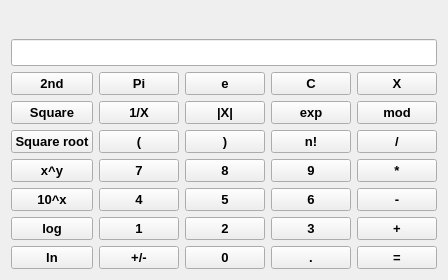
      <widget class="QWidget" name="Scientefic_page">
       <layout class="QVBoxLayout" name="verticalLayout_24">
        <item>
         <layout class="QVBoxLayout" name="verticalLayout_23" stretch="1,3">
          <item>
           <layout class="QVBoxLayout" name="verticalLayout_9" stretch="1,2">
            <item>
             <widget class="QLabel" name="title_2">
              <property name="font">
               <font>
                <family>Arial</family>
                <pointsize>14</pointsize>
                <weight>75</weight>
                <bold>true</bold>
               </font>
              </property>
              <property name="text">
               <string/>
              </property>
             </widget>
            </item>
            <item>
             <widget class="QLineEdit" name="lineEdit_4">
              <property name="sizePolicy">
               <sizepolicy hsizetype="Preferred" vsizetype="Preferred">
                <horstretch>0</horstretch>
                <verstretch>0</verstretch>
               </sizepolicy>
              </property>
              <property name="font">
               <font>
                <family>Arial</family>
                <pointsize>12</pointsize>
                <weight>75</weight>
                <bold>true</bold>
               </font>
              </property>
              <property name="layoutDirection">
               <enum>Qt::RightToLeft</enum>
              </property>
             </widget>
            </item>
           </layout>
          </item>
          <item>
           <layout class="QGridLayout" name="gridLayout_7">
            <item row="0" column="0">
             <widget class="QPushButton" name="pushButton_262">
              <property name="sizePolicy">
               <sizepolicy hsizetype="Preferred" vsizetype="Preferred">
                <horstretch>0</horstretch>
                <verstretch>0</verstretch>
               </sizepolicy>
              </property>
              <property name="font">
               <font>
                <family>Arial</family>
                <pointsize>10</pointsize>
                <weight>75</weight>
                <bold>true</bold>
               </font>
              </property>
              <property name="text">
               <string>2nd</string>
              </property>
             </widget>
            </item>
            <item row="0" column="1" colspan="3">
             <widget class="QPushButton" name="pushButton_259">
              <property name="sizePolicy">
               <sizepolicy hsizetype="Preferred" vsizetype="Preferred">
                <horstretch>0</horstretch>
                <verstretch>0</verstretch>
               </sizepolicy>
              </property>
              <property name="font">
               <font>
                <family>Arial</family>
                <pointsize>10</pointsize>
                <weight>75</weight>
                <bold>true</bold>
               </font>
              </property>
              <property name="text">
               <string>Pi</string>
              </property>
             </widget>
            </item>
            <item row="0" column="4" colspan="2">
             <widget class="QPushButton" name="pushButton_263">
              <property name="sizePolicy">
               <sizepolicy hsizetype="Preferred" vsizetype="Preferred">
                <horstretch>0</horstretch>
                <verstretch>0</verstretch>
               </sizepolicy>
              </property>
              <property name="font">
               <font>
                <family>Arial</family>
                <pointsize>10</pointsize>
                <weight>75</weight>
                <bold>true</bold>
               </font>
              </property>
              <property name="text">
               <string>e</string>
              </property>
             </widget>
            </item>
            <item row="0" column="6" colspan="2">
             <widget class="QPushButton" name="pushButton_261">
              <property name="sizePolicy">
               <sizepolicy hsizetype="Preferred" vsizetype="Preferred">
                <horstretch>0</horstretch>
                <verstretch>0</verstretch>
               </sizepolicy>
              </property>
              <property name="font">
               <font>
                <family>Arial</family>
                <pointsize>10</pointsize>
                <weight>75</weight>
                <bold>true</bold>
               </font>
              </property>
              <property name="text">
               <string>C</string>
              </property>
             </widget>
            </item>
            <item row="0" column="8">
             <widget class="QPushButton" name="pushButton_260">
              <property name="sizePolicy">
               <sizepolicy hsizetype="Preferred" vsizetype="Preferred">
                <horstretch>0</horstretch>
                <verstretch>0</verstretch>
               </sizepolicy>
              </property>
              <property name="font">
               <font>
                <family>Arial</family>
                <pointsize>10</pointsize>
                <weight>75</weight>
                <bold>true</bold>
               </font>
              </property>
              <property name="text">
               <string>X</string>
              </property>
              <property name="icon">
               <iconset theme="Cancel">
                <normaloff>.</normaloff>.</iconset>
              </property>
              <property name="shortcut">
               <string>Return</string>
              </property>
             </widget>
            </item>
            <item row="1" column="0">
             <widget class="QPushButton" name="pushButton_97">
              <property name="sizePolicy">
               <sizepolicy hsizetype="Preferred" vsizetype="Preferred">
                <horstretch>0</horstretch>
                <verstretch>0</verstretch>
               </sizepolicy>
              </property>
              <property name="font">
               <font>
                <family>Arial</family>
                <pointsize>10</pointsize>
                <weight>75</weight>
                <bold>true</bold>
               </font>
              </property>
              <property name="text">
               <string>Square</string>
              </property>
             </widget>
            </item>
            <item row="1" column="1" colspan="3">
             <widget class="QPushButton" name="pushButton_73">
              <property name="sizePolicy">
               <sizepolicy hsizetype="Preferred" vsizetype="Preferred">
                <horstretch>0</horstretch>
                <verstretch>0</verstretch>
               </sizepolicy>
              </property>
              <property name="font">
               <font>
                <family>Arial</family>
                <pointsize>10</pointsize>
                <weight>75</weight>
                <bold>true</bold>
               </font>
              </property>
              <property name="text">
               <string>1/X</string>
              </property>
             </widget>
            </item>
            <item row="1" column="4" colspan="2">
             <widget class="QPushButton" name="pushButton_74">
              <property name="sizePolicy">
               <sizepolicy hsizetype="Preferred" vsizetype="Preferred">
                <horstretch>0</horstretch>
                <verstretch>0</verstretch>
               </sizepolicy>
              </property>
              <property name="font">
               <font>
                <family>Arial</family>
                <pointsize>10</pointsize>
                <weight>75</weight>
                <bold>true</bold>
               </font>
              </property>
              <property name="text">
               <string>|X|</string>
              </property>
             </widget>
            </item>
            <item row="1" column="6" colspan="2">
             <widget class="QPushButton" name="pushButton_75">
              <property name="sizePolicy">
               <sizepolicy hsizetype="Preferred" vsizetype="Preferred">
                <horstretch>0</horstretch>
                <verstretch>0</verstretch>
               </sizepolicy>
              </property>
              <property name="font">
               <font>
                <family>Arial</family>
                <pointsize>10</pointsize>
                <weight>75</weight>
                <bold>true</bold>
               </font>
              </property>
              <property name="text">
               <string>exp</string>
              </property>
             </widget>
            </item>
            <item row="1" column="8">
             <widget class="QPushButton" name="pushButton_76">
              <property name="sizePolicy">
               <sizepolicy hsizetype="Preferred" vsizetype="Preferred">
                <horstretch>0</horstretch>
                <verstretch>0</verstretch>
               </sizepolicy>
              </property>
              <property name="font">
               <font>
                <family>Arial</family>
                <pointsize>10</pointsize>
                <weight>75</weight>
                <bold>true</bold>
               </font>
              </property>
              <property name="text">
               <string>mod</string>
              </property>
              <property name="icon">
               <iconset theme="Cancel">
                <normaloff>.</normaloff>.</iconset>
              </property>
              <property name="shortcut">
               <string>Return</string>
              </property>
             </widget>
            </item>
            <item row="2" column="0">
             <widget class="QPushButton" name="pushButton_99">
              <property name="sizePolicy">
               <sizepolicy hsizetype="Preferred" vsizetype="Preferred">
                <horstretch>0</horstretch>
                <verstretch>0</verstretch>
               </sizepolicy>
              </property>
              <property name="font">
               <font>
                <family>Arial</family>
                <pointsize>10</pointsize>
                <weight>75</weight>
                <bold>true</bold>
               </font>
              </property>
              <property name="text">
               <string>Square root</string>
              </property>
             </widget>
            </item>
            <item row="2" column="1" colspan="3">
             <widget class="QPushButton" name="pushButton_77">
              <property name="sizePolicy">
               <sizepolicy hsizetype="Preferred" vsizetype="Preferred">
                <horstretch>0</horstretch>
                <verstretch>0</verstretch>
               </sizepolicy>
              </property>
              <property name="font">
               <font>
                <family>Arial</family>
                <pointsize>10</pointsize>
                <weight>75</weight>
                <bold>true</bold>
               </font>
              </property>
              <property name="text">
               <string>(</string>
              </property>
             </widget>
            </item>
            <item row="2" column="4" colspan="2">
             <widget class="QPushButton" name="pushButton_78">
              <property name="sizePolicy">
               <sizepolicy hsizetype="Preferred" vsizetype="Preferred">
                <horstretch>0</horstretch>
                <verstretch>0</verstretch>
               </sizepolicy>
              </property>
              <property name="font">
               <font>
                <family>Arial</family>
                <pointsize>10</pointsize>
                <weight>75</weight>
                <bold>true</bold>
               </font>
              </property>
              <property name="text">
               <string>)</string>
              </property>
             </widget>
            </item>
            <item row="2" column="6" colspan="2">
             <widget class="QPushButton" name="pushButton_79">
              <property name="sizePolicy">
               <sizepolicy hsizetype="Preferred" vsizetype="Preferred">
                <horstretch>0</horstretch>
                <verstretch>0</verstretch>
               </sizepolicy>
              </property>
              <property name="font">
               <font>
                <family>Arial</family>
                <pointsize>10</pointsize>
                <weight>75</weight>
                <bold>true</bold>
               </font>
              </property>
              <property name="text">
               <string>n!</string>
              </property>
             </widget>
            </item>
            <item row="2" column="8">
             <widget class="QPushButton" name="pushButton_80">
              <property name="sizePolicy">
               <sizepolicy hsizetype="Preferred" vsizetype="Preferred">
                <horstretch>0</horstretch>
                <verstretch>0</verstretch>
               </sizepolicy>
              </property>
              <property name="font">
               <font>
                <family>Arial</family>
                <pointsize>10</pointsize>
                <weight>75</weight>
                <bold>true</bold>
               </font>
              </property>
              <property name="text">
               <string>/</string>
              </property>
             </widget>
            </item>
            <item row="3" column="4" colspan="2">
             <widget class="QPushButton" name="pushButton_82">
              <property name="sizePolicy">
               <sizepolicy hsizetype="Preferred" vsizetype="Preferred">
                <horstretch>0</horstretch>
                <verstretch>0</verstretch>
               </sizepolicy>
              </property>
              <property name="font">
               <font>
                <family>Arial</family>
                <pointsize>10</pointsize>
                <weight>75</weight>
                <bold>true</bold>
               </font>
              </property>
              <property name="text">
               <string>8</string>
              </property>
             </widget>
            </item>
            <item row="3" column="8">
             <widget class="QPushButton" name="pushButton_84">
              <property name="sizePolicy">
               <sizepolicy hsizetype="Preferred" vsizetype="Preferred">
                <horstretch>0</horstretch>
                <verstretch>0</verstretch>
               </sizepolicy>
              </property>
              <property name="font">
               <font>
                <family>Arial</family>
                <pointsize>10</pointsize>
                <weight>75</weight>
                <bold>true</bold>
               </font>
              </property>
              <property name="text">
               <string>*</string>
              </property>
             </widget>
            </item>
            <item row="4" column="0">
             <widget class="QPushButton" name="pushButton_100">
              <property name="sizePolicy">
               <sizepolicy hsizetype="Preferred" vsizetype="Preferred">
                <horstretch>0</horstretch>
                <verstretch>0</verstretch>
               </sizepolicy>
              </property>
              <property name="font">
               <font>
                <family>Arial</family>
                <pointsize>10</pointsize>
                <weight>75</weight>
                <bold>true</bold>
               </font>
              </property>
              <property name="text">
               <string>10^x</string>
              </property>
             </widget>
            </item>
            <item row="4" column="1" colspan="3">
             <widget class="QPushButton" name="pushButton_85">
              <property name="sizePolicy">
               <sizepolicy hsizetype="Preferred" vsizetype="Preferred">
                <horstretch>0</horstretch>
                <verstretch>0</verstretch>
               </sizepolicy>
              </property>
              <property name="font">
               <font>
                <family>Arial</family>
                <pointsize>10</pointsize>
                <weight>75</weight>
                <bold>true</bold>
               </font>
              </property>
              <property name="text">
               <string>4</string>
              </property>
             </widget>
            </item>
            <item row="4" column="4" colspan="2">
             <widget class="QPushButton" name="pushButton_86">
              <property name="sizePolicy">
               <sizepolicy hsizetype="Preferred" vsizetype="Preferred">
                <horstretch>0</horstretch>
                <verstretch>0</verstretch>
               </sizepolicy>
              </property>
              <property name="font">
               <font>
                <family>Arial</family>
                <pointsize>10</pointsize>
                <weight>75</weight>
                <bold>true</bold>
               </font>
              </property>
              <property name="text">
               <string>5</string>
              </property>
             </widget>
            </item>
            <item row="4" column="6" colspan="2">
             <widget class="QPushButton" name="pushButton_87">
              <property name="sizePolicy">
               <sizepolicy hsizetype="Preferred" vsizetype="Preferred">
                <horstretch>0</horstretch>
                <verstretch>0</verstretch>
               </sizepolicy>
              </property>
              <property name="font">
               <font>
                <family>Arial</family>
                <pointsize>10</pointsize>
                <weight>75</weight>
                <bold>true</bold>
               </font>
              </property>
              <property name="text">
               <string>6</string>
              </property>
             </widget>
            </item>
            <item row="4" column="8">
             <widget class="QPushButton" name="pushButton_88">
              <property name="sizePolicy">
               <sizepolicy hsizetype="Preferred" vsizetype="Preferred">
                <horstretch>0</horstretch>
                <verstretch>0</verstretch>
               </sizepolicy>
              </property>
              <property name="font">
               <font>
                <family>Arial</family>
                <pointsize>10</pointsize>
                <weight>75</weight>
                <bold>true</bold>
               </font>
              </property>
              <property name="text">
               <string>-</string>
              </property>
             </widget>
            </item>
            <item row="5" column="0">
             <widget class="QPushButton" name="pushButton_101">
              <property name="sizePolicy">
               <sizepolicy hsizetype="Preferred" vsizetype="Preferred">
                <horstretch>0</horstretch>
                <verstretch>0</verstretch>
               </sizepolicy>
              </property>
              <property name="font">
               <font>
                <family>Arial</family>
                <pointsize>10</pointsize>
                <weight>75</weight>
                <bold>true</bold>
               </font>
              </property>
              <property name="text">
               <string>log</string>
              </property>
             </widget>
            </item>
            <item row="5" column="1" colspan="3">
             <widget class="QPushButton" name="pushButton_89">
              <property name="sizePolicy">
               <sizepolicy hsizetype="Preferred" vsizetype="Preferred">
                <horstretch>0</horstretch>
                <verstretch>0</verstretch>
               </sizepolicy>
              </property>
              <property name="font">
               <font>
                <family>Arial</family>
                <pointsize>10</pointsize>
                <weight>75</weight>
                <bold>true</bold>
               </font>
              </property>
              <property name="text">
               <string>1</string>
              </property>
             </widget>
            </item>
            <item row="5" column="4" colspan="2">
             <widget class="QPushButton" name="pushButton_90">
              <property name="sizePolicy">
               <sizepolicy hsizetype="Preferred" vsizetype="Preferred">
                <horstretch>0</horstretch>
                <verstretch>0</verstretch>
               </sizepolicy>
              </property>
              <property name="font">
               <font>
                <family>Arial</family>
                <pointsize>10</pointsize>
                <weight>75</weight>
                <bold>true</bold>
               </font>
              </property>
              <property name="text">
               <string>2</string>
              </property>
             </widget>
            </item>
            <item row="5" column="6" colspan="2">
             <widget class="QPushButton" name="pushButton_91">
              <property name="sizePolicy">
               <sizepolicy hsizetype="Preferred" vsizetype="Preferred">
                <horstretch>0</horstretch>
                <verstretch>0</verstretch>
               </sizepolicy>
              </property>
              <property name="font">
               <font>
                <family>Arial</family>
                <pointsize>10</pointsize>
                <weight>75</weight>
                <bold>true</bold>
               </font>
              </property>
              <property name="text">
               <string>3</string>
              </property>
             </widget>
            </item>
            <item row="5" column="8">
             <widget class="QPushButton" name="pushButton_92">
              <property name="sizePolicy">
               <sizepolicy hsizetype="Preferred" vsizetype="Preferred">
                <horstretch>0</horstretch>
                <verstretch>0</verstretch>
               </sizepolicy>
              </property>
              <property name="font">
               <font>
                <family>Arial</family>
                <pointsize>10</pointsize>
                <weight>75</weight>
                <bold>true</bold>
               </font>
              </property>
              <property name="text">
               <string>+</string>
              </property>
             </widget>
            </item>
            <item row="6" column="8">
             <widget class="QPushButton" name="pushButton_96">
              <property name="sizePolicy">
               <sizepolicy hsizetype="Preferred" vsizetype="Preferred">
                <horstretch>0</horstretch>
                <verstretch>0</verstretch>
               </sizepolicy>
              </property>
              <property name="font">
               <font>
                <family>Arial</family>
                <pointsize>10</pointsize>
                <weight>75</weight>
                <bold>true</bold>
               </font>
              </property>
              <property name="text">
               <string>=</string>
              </property>
              <property name="icon">
               <iconset theme="cancel">
                <normaloff>.</normaloff>.</iconset>
              </property>
             </widget>
            </item>
            <item row="3" column="0">
             <widget class="QPushButton" name="pushButton_98">
              <property name="sizePolicy">
               <sizepolicy hsizetype="Preferred" vsizetype="Preferred">
                <horstretch>0</horstretch>
                <verstretch>0</verstretch>
               </sizepolicy>
              </property>
              <property name="font">
               <font>
                <family>Arial</family>
                <pointsize>10</pointsize>
                <weight>75</weight>
                <bold>true</bold>
               </font>
              </property>
              <property name="text">
               <string>x^y</string>
              </property>
             </widget>
            </item>
            <item row="3" column="1" colspan="3">
             <widget class="QPushButton" name="pushButton_81">
              <property name="sizePolicy">
               <sizepolicy hsizetype="Preferred" vsizetype="Preferred">
                <horstretch>0</horstretch>
                <verstretch>0</verstretch>
               </sizepolicy>
              </property>
              <property name="font">
               <font>
                <family>Arial</family>
                <pointsize>10</pointsize>
                <weight>75</weight>
                <bold>true</bold>
               </font>
              </property>
              <property name="text">
               <string>7</string>
              </property>
             </widget>
            </item>
            <item row="3" column="6" colspan="2">
             <widget class="QPushButton" name="pushButton_83">
              <property name="sizePolicy">
               <sizepolicy hsizetype="Preferred" vsizetype="Preferred">
                <horstretch>0</horstretch>
                <verstretch>0</verstretch>
               </sizepolicy>
              </property>
              <property name="font">
               <font>
                <family>Arial</family>
                <pointsize>10</pointsize>
                <weight>75</weight>
                <bold>true</bold>
               </font>
              </property>
              <property name="text">
               <string>9</string>
              </property>
             </widget>
            </item>
            <item row="6" column="0">
             <widget class="QPushButton" name="pushButton_102">
              <property name="sizePolicy">
               <sizepolicy hsizetype="Preferred" vsizetype="Preferred">
                <horstretch>0</horstretch>
                <verstretch>0</verstretch>
               </sizepolicy>
              </property>
              <property name="font">
               <font>
                <family>Arial</family>
                <pointsize>10</pointsize>
                <weight>75</weight>
                <bold>true</bold>
               </font>
              </property>
              <property name="text">
               <string>ln</string>
              </property>
             </widget>
            </item>
            <item row="6" column="1" colspan="3">
             <widget class="QPushButton" name="pushButton_93">
              <property name="sizePolicy">
               <sizepolicy hsizetype="Preferred" vsizetype="Preferred">
                <horstretch>0</horstretch>
                <verstretch>0</verstretch>
               </sizepolicy>
              </property>
              <property name="font">
               <font>
                <family>Arial</family>
                <pointsize>10</pointsize>
                <weight>75</weight>
                <bold>true</bold>
               </font>
              </property>
              <property name="text">
               <string>+/-</string>
              </property>
             </widget>
            </item>
            <item row="6" column="4" colspan="2">
             <widget class="QPushButton" name="pushButton_94">
              <property name="sizePolicy">
               <sizepolicy hsizetype="Preferred" vsizetype="Preferred">
                <horstretch>0</horstretch>
                <verstretch>0</verstretch>
               </sizepolicy>
              </property>
              <property name="font">
               <font>
                <family>Arial</family>
                <pointsize>10</pointsize>
                <weight>75</weight>
                <bold>true</bold>
               </font>
              </property>
              <property name="text">
               <string>0</string>
              </property>
             </widget>
            </item>
            <item row="6" column="6" colspan="2">
             <widget class="QPushButton" name="pushButton_95">
              <property name="sizePolicy">
               <sizepolicy hsizetype="Preferred" vsizetype="Preferred">
                <horstretch>0</horstretch>
                <verstretch>0</verstretch>
               </sizepolicy>
              </property>
              <property name="font">
               <font>
                <family>Arial</family>
                <pointsize>10</pointsize>
                <weight>75</weight>
                <bold>true</bold>
               </font>
              </property>
              <property name="text">
               <string>.</string>
              </property>
             </widget>
            </item>
           </layout>
          </item>
         </layout>
        </item>
       </layout>
      </widget>
